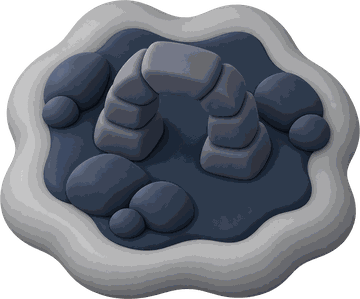
#> input picture assets/islands/abyss.png, 360 x 299 px
$ python -i key-island.py   (imports and definitions only)
#> lines starting #> are read from the running program, lines starting #| are printed output that depends on the picture; after the words box and inside, x2 and y2 are one past the last pixel; in counts of white or black regions, pixels touching at a corner belong together
# Keys an island image into assets/islands/<name>.png (360px, real alpha).
# Handles real alpha, flat colour backgrounds (magenta) and painted
# checkerboards. Then regenerates src/data/islandShapes.mjs: each island's
# outline as 48 radii (fraction of half-size) round its centre, so the arena
# can stamp matching collision without loading images.
# usage: python3 tools/key-island.py [<name> <image>]...   (no args: shapes only)
import sys, os, glob, json, numpy as np
from PIL import Image
from scipy import ndimage
ROOT=os.path.join(os.path.dirname(os.path.abspath(__file__)),'..')
OUT=os.path.join(ROOT,'assets','islands')
def key(src):
#> called with src = '../assets/islands/abyss.png'
    im=Image.open(src); a=np.asarray(im.convert('RGBA')).astype(float)
#> in key, im is the input picture: PIL image 360x299 P; mean R, G, B, A 78.3, 82.6, 90.8, 201.9
    rgb=a[...,:3]
    if im.mode=='RGBA' and a[...,3].min()<10:
        core=a[...,3]>235
    else:
        e=np.concatenate([rgb[:6].reshape(-1,3),rgb[-6:].reshape(-1,3),rgb[:,:6].reshape(-1,3),rgb[:,-6:].reshape(-1,3)])
        mx,mn=rgb.max(-1),rgb.min(-1)
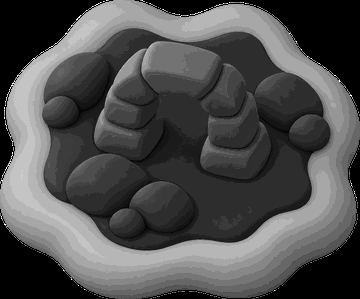
#> mn: shape (299, 360) float64; min 0, max 255, mean 78.3
        sat=mx-mn
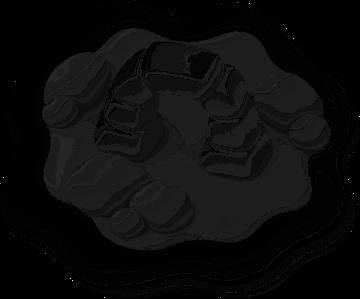
#> sat: shape (299, 360) float64; min 0, max 255, mean 12.5
        if np.median(e.max(-1)-e.min(-1))>120:   # flat saturated colour (magenta)
            bg=np.median(e,axis=0); near=np.sqrt(((rgb-bg)**2).sum(-1))<90
        else:                                    # painted checkerboard
            near=(sat<22)&(mn>120)
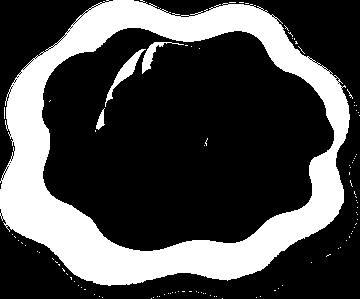
#> near: shape (299, 360) bool; 28.5% white; 102 white regions (98 under 20 px), largest, box (x1, y1, x2, y2) and area: (0, 0, 350, 286) 29637, (105, 49, 146, 107) 438, (142, 42, 184, 74) 287, (96, 108, 105, 130) 99
        lab,_=ndimage.label(near)
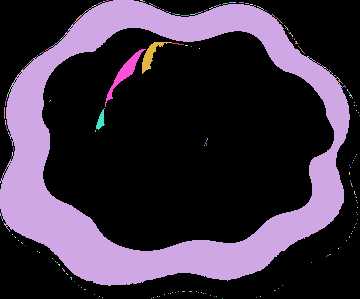
#> lab: shape (299, 360) int32; 298 distinct labels, from 0 to 297; one colour per label, 0 black
        edge=set(np.unique(np.concatenate([lab[0],lab[-1],lab[:,0],lab[:,-1]])))-{0}
#> edge = 8 items
        core=~np.isin(lab,list(edge))
#> core: shape (299, 360) bool; 72.7% white; 5 black regions (4 under 20 px), largest, box (x1, y1, x2, y2) and area: (0, 0, 350, 286) 29349
    core=ndimage.binary_opening(core,iterations=3)
#> core: shape (299, 360) bool; 72.3% white; 8 black regions (7 under 20 px), largest, box (x1, y1, x2, y2) and area: (0, 0, 350, 286) 29813
    lab,n=ndimage.label(core); sizes=ndimage.sum(core,lab,range(1,n+1))
#> after `lab, n = ndimage.label(core)`:
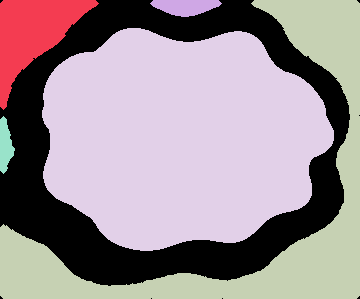
#> lab: shape (299, 360) int32; 6 distinct labels, from 0 to 5; one colour per label, 0 black
#> after `lab, n = ndimage.label(core)`: n = 5
#> after `sizes = ndimage.sum(core, lab, range(1, n + 1))`: sizes = [4871, 862, 21693, 49823, 551]
    core=lab==(1+int(np.argmax(sizes)))
#> core: shape (299, 360) bool; 46.3% white; 1 white region, box (x1, y1, x2, y2) and area: (42, 28, 334, 251) 49823
    core=ndimage.binary_fill_holes(core); core=ndimage.binary_erosion(core,iterations=2)
#> after `core = ndimage.binary_erosion(core, iterations=2)`:
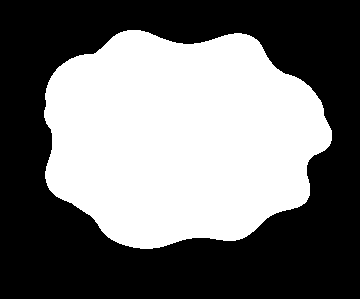
#> core: shape (299, 360) bool; 44.9% white; 1 white region, box (x1, y1, x2, y2) and area: (44, 30, 332, 249) 48283
    alpha=ndimage.gaussian_filter(core.astype(float),0.8)
    out=np.dstack([rgb,alpha*255]).astype(np.uint8)
    ys,xs=np.where(alpha>0.05); img=Image.fromarray(out).crop((xs.min(),ys.min(),xs.max()+1,ys.max()+1))
#> after `img = Image.fromarray(out).crop((xs.min(), ys.min(), xs.max() + 1, ys.`:
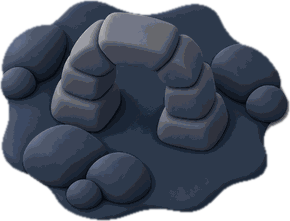
#> img: PIL image 290x221 RGBA; mean R, G, B, A 73.9, 81, 93.9, 192.1; transparent parts drawn white
    s=360/max(img.size); return img.resize((round(img.width*s),round(img.height*s)),Image.LANCZOS)
#> after `s = 360 / max(img.size)`: s = 1.24
args=sys.argv[1:]
# [2 lines not run here, left out]
# Outline radii, measured from the image centre, as a fraction of max(w,h)/2.
shapes={}
# [11 lines not run here, left out]
js='// Generated by tools/key-island.py: each island image\'s outline as 48\n// radii (fraction of half its longest side), clockwise from +x.\nexport const ISLAND_SHAPES = '+json.dumps(shapes,separators=(',',':'))+';\n'
# [1 line not run here, left out]

>>> result = key('../assets/islands/abyss.png')

$ run again, on assets/islands/bone_sands_pad2.png
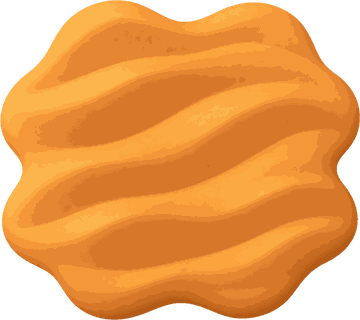
#> input picture assets/islands/bone_sands_pad2.png, 360 x 320 px
#> in key, im is the input picture: PIL image 360x320 P; mean R, G, B, A 189.8, 115.4, 42.6, 204.9
#> in key, `near=(sat<22)&(mn>120)`:
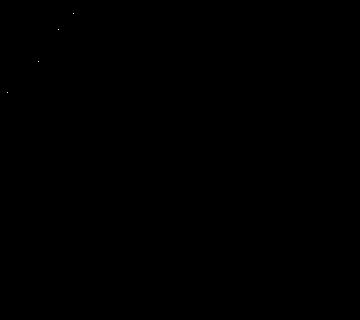
#> near: shape (320, 360) bool; 0% white in thin lines or dots, all inside (x1, y1, x2, y2) = (7, 13, 74, 93)
#> edge = 0 items
#> n = 1
#> sizes = [115176]
#> in key, `img = Image.fromarray(out).crop((xs.min(), ys.min(), xs.max() + 1, ys.`:
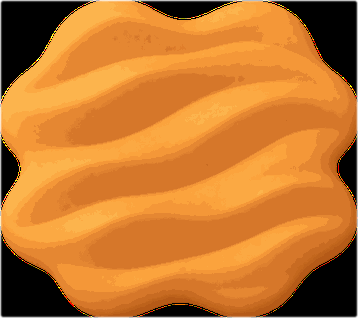
#> img: PIL image 358x318 RGBA; mean R, G, B, A 191.8, 116.6, 43.1, 251.9; transparent parts drawn white
